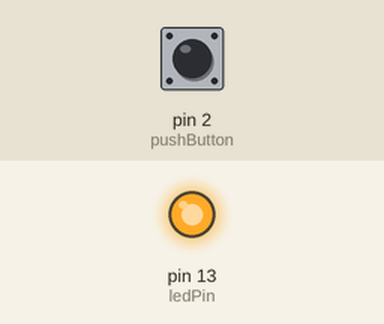
Simulated run of this sketch. Board: Arduino Uno, built with avr-gcc and run on an emulated ATmega328P. Parts: output pins drawn as LEDs (lit = HIGH). Inputs (shaded band) come from the test bench; at power-on: pin 2 (pushButton) LOW.

Above: at 1.2 s.
1.3 s: pin 2 (pushButton) pulled HIGH for 0.15 s
At 1.37 s:
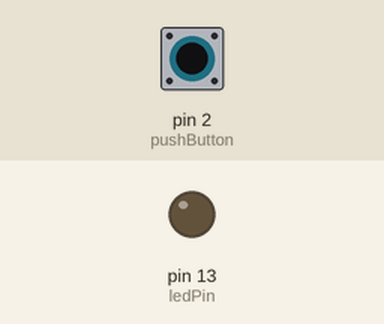
2.9 s: pin 2 (pushButton) pulled HIGH for 3.2 s
At 6.9 s:
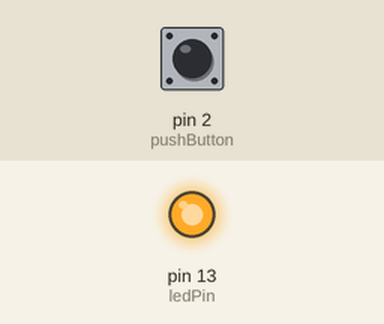
Timing chart, 0 to 8.4 s (numbered marks = the images above; inputs shaded):
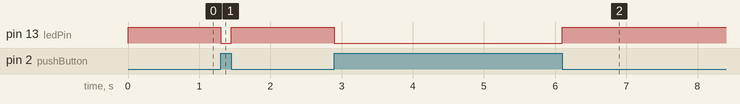

The sketch:

Lumineaza_led_cu_apasare_de_buton.ino
```cpp
const int pushButton=2;
const int ledPin=13;
void setup() {

  Serial.begin(9600);
  pinMode(pushButton,INPUT);
  pinMode(ledPin,OUTPUT);
}

void loop() {
  int buttonState = digitalRead(pushButton); // citeste 1 sau 0 daca e pushed butonul. Circuitul e facut sa am 1 default. Apas => am 0
  // Serial.println(buttonState);
  int ledState=!buttonState; // daca e apasat, deci 0, schimb in 1
  digitalWrite(ledPin,ledState); // lumineaza
}
```

Measured:
- after the input at 1.3 s, pin 13 (ledPin): HIGH → LOW at once, → HIGH 0.15 s later
- after the input at 2.9 s, pin 13 (ledPin): HIGH → LOW at once, → HIGH 3.2 s later
